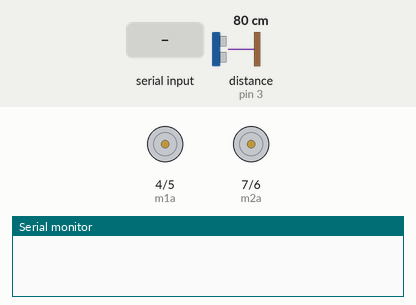
A sketch run on a simulated Arduino Uno, built with avr-gcc and run on an emulated ATmega328P. On the bench: motor-driver pin pairs drawn as motors (green arrow = first pin HIGH = forward, orange = second pin HIGH = backward, longer = more drive), the last lines printed to the serial monitor. Wiring (inferred from the names in the program): ultrasonic range finder: trigger pin 2; echo pin 3. Inputs (shaded band) come from the test bench; at power-on: distance to the obstacle (sensor on pin 3) 80 cm. The echo pulse lasts 58.3 µs per cm.

Above: at 1.2 s.
1.3 s: "B" received over Serial
At 2.3 s:
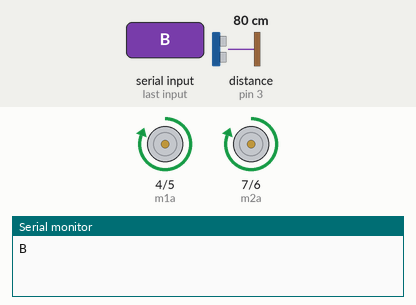
2.8 s: "F" received over Serial
At 3.6 s:
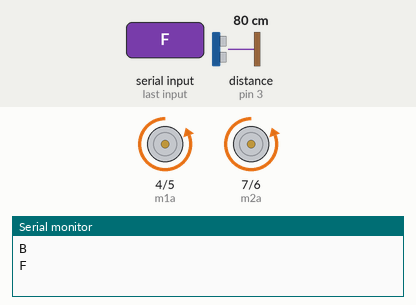
4.3 s: "R" received over Serial
At 4.7 s:
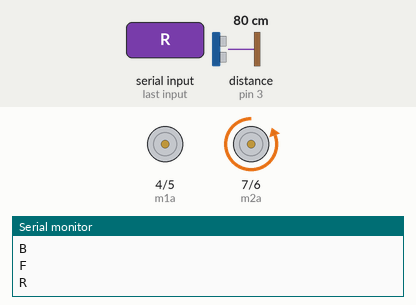
5.8 s: "L" received over Serial
At 7.0 s:
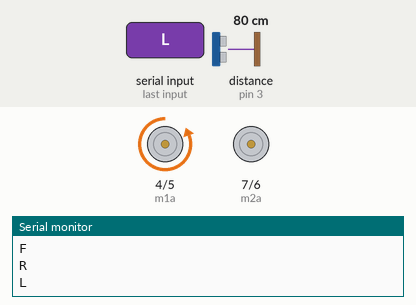
7.3 s: distance to the obstacle (sensor on pin 3) set to 12 cm
8.8 s: distance to the obstacle (sensor on pin 3) set to 9 cm
At 9.2 s:
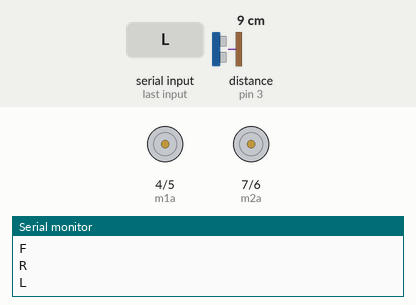
Timing chart, 0 to 11.3 s (numbered marks = the images above; inputs shaded):
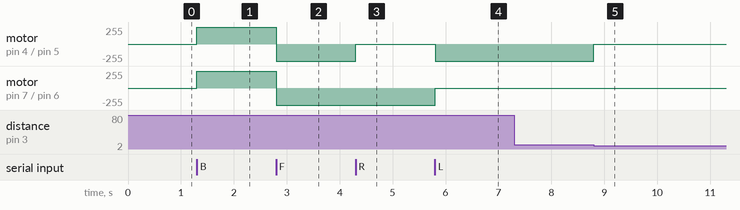

The sketch:

ROBOT.ino
```cpp
// Starting of Program
int m1a = 4;
int m1b = 5;
int m2a =7;
int m2b = 6;
char val;
const int trigPin = 2;
const int echoPin = 3;
float duration, distance;

void setup()
{
pinMode(m1a, OUTPUT);  // Digital pin 10 set as output Pin
pinMode(m1b, OUTPUT);  // Digital pin 11 set as output Pin
pinMode(m2a, OUTPUT);  // Digital pin 12 set as output Pin
pinMode(m2b, OUTPUT);  // Digital pin 13 set as output Pin
pinMode(trigPin, OUTPUT);
pinMode(echoPin, INPUT);
Serial.begin(9600);
}

void loop()
{
  digitalWrite(trigPin, LOW);
  delayMicroseconds(2);
  digitalWrite(trigPin, HIGH);
  delayMicroseconds(10);
  digitalWrite(trigPin, LOW);

  duration = pulseIn(echoPin, HIGH);
  distance = (duration/2)/29.1;
  if ((distance<=10)){
    digitalWrite(m1a, LOW);
    digitalWrite(m1b, LOW);
    digitalWrite(m2a, LOW);
    digitalWrite(m2b, LOW);
   }
   else if ((distance>10)){
while (Serial.available() > 0)
  {
  val = Serial.read();
  Serial.println(val);
  }

  if( val == 'B') // Forward
    {
      digitalWrite(m1a, HIGH);
      digitalWrite(m1b, LOW);
      digitalWrite(m2a, HIGH);
      digitalWrite(m2b, LOW);
    }
  else if(val == 'F') // Backward
    {digitalWrite(m1a, LOW);
      digitalWrite(m1b, HIGH);
      digitalWrite(m2a, LOW);
      digitalWrite(m2b, HIGH);

    }

    else if(val == 'R') //Left
    {
    digitalWrite(m1a, LOW);
    digitalWrite(m1b, LOW);
    digitalWrite(m2a,LOW);
    digitalWrite(m2b, HIGH);
    }
    else if(val == 'L') //Right
    {
    digitalWrite(m1a, LOW);
    digitalWrite(m1b, HIGH);
    digitalWrite(m2a, LOW);
    digitalWrite(m2b, LOW);
    }

  else if(val == 'S') //Stop
    {
    digitalWrite(m1a, LOW);
    digitalWrite(m1b, LOW);
    digitalWrite(m2a, LOW);
    digitalWrite(m2b, LOW);
    }
   }
}
```

Measured:
- the behaviour switches between 11 and 10 cm on distance to the obstacle (sensor on pin 3) (found by bisection; images 4 and 5)
- after the input at 1.3 s, motor on pin 4 (m1a) / pin 5 (m1b), motor on pin 7 (m2a) / pin 6 (m2b): stopped → forward 255/255 at once
- after the input at 2.8 s, motor on pin 4 (m1a) / pin 5 (m1b), motor on pin 7 (m2a) / pin 6 (m2b): forward 255/255 → backward 255/255 at once
- after the input at 4.3 s, motor on pin 4 (m1a) / pin 5 (m1b): backward 255/255 → stopped at once
- after the input at 5.8 s, motor on pin 4 (m1a) / pin 5 (m1b): stopped → backward 255/255 at once; motor on pin 7 (m2a) / pin 6 (m2b): backward 255/255 → stopped at once
- after the input at 7.3 s, every drawn part: stays the same
- after the input at 8.8 s, motor on pin 4 (m1a) / pin 5 (m1b): backward 255/255 → stopped at once
